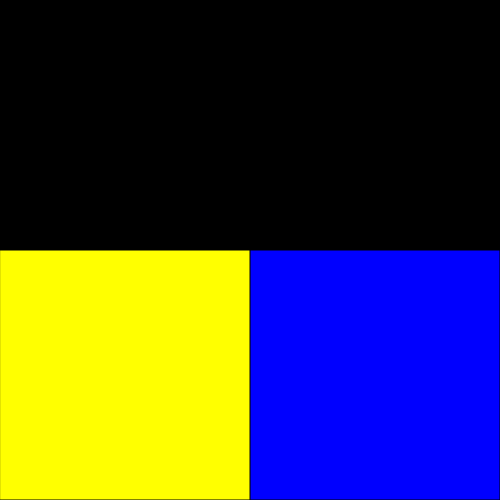
Frame 1 (no input)
Frame 60 (no input): identical to frame 1, image omitted
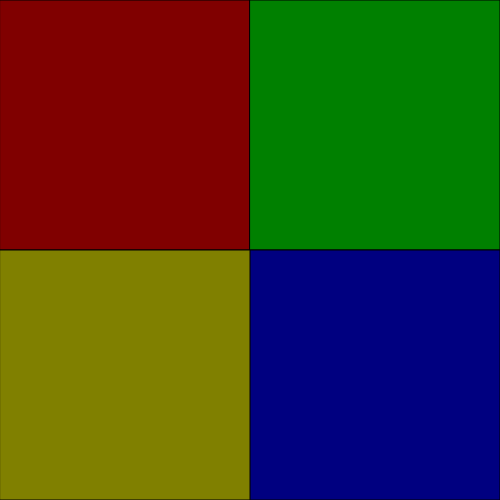
Frame 120 (the mouse pressed at the canvas centre since frame 60)

The p5.js sketch that drew these frames (run headless with seeded random() and noise() and a simulated clock; from frame 60 on, the mouse is pressed at the canvas centre):

// p5.js sketch
// ── sketch.js


function setup() {
  createCanvas(500, 500);
  backgroundColor = color(0, 0, 0);
}

function draw() {
  background(backgroundColor);

  var mouse1 = map(mouseX, 0, width, 0, 255);
  var mouse2 = map(mouseY, 0, height, 0, 255);
  var mouse3 = map(mouseX, 0, width, 255, 0);
  var mouse4 = map(mouseY, 0, width, 255, 0);

r = color(255,0,0, mouse1);
g = color(0,255,0, mouse2);
b = color(0,0,255, mouse3);
y = color(255,255,0, mouse4);

fill(r);
  var rect1 = rect(0,0,250,250);
  fill(g);
  var rect2 = rect(250,0,250,250);
  fill(b);
  var rect3 = rect(250,250,250,250);
  fill(y)
  var rect4 = rect(0,250,250,250);
}
